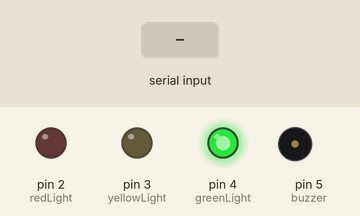
This sketch was run on a simulated Arduino Uno, built with avr-gcc and run on an emulated ATmega328P. On the bench: output pins drawn as LEDs (lit = HIGH), buzzer (waves = sounding, pin HIGH). Inputs (shaded band) come from the test bench.

Above: at 1.2 s.
1.3 s: "BUZZER:ON" received over Serial
At 7.3 s:
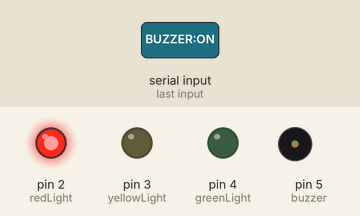
At 14.3 s:
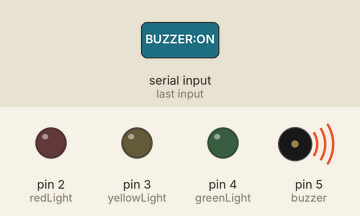
16.5 s: "GREEN:" received over Serial
29.5 s: "90,45,200\n" received over Serial
At 31.5 s:
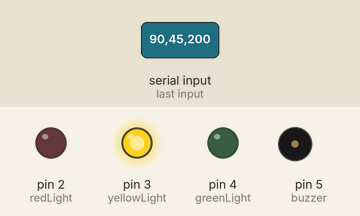
Timing chart, 0 to 35.4 s (numbered marks = the images above; inputs shaded):
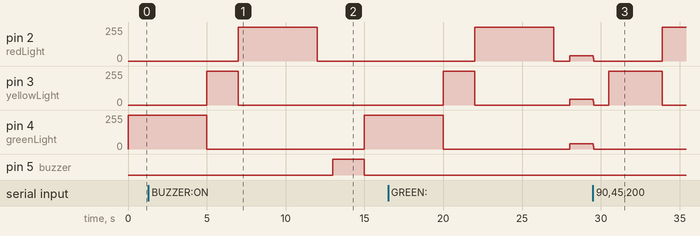

The sketch:

smart_traffic_management.ino
```cpp
int redLight = 2;
int yellowLight = 3;
int greenLight = 4;
int buzzer = 5;  // Pin for buzzer

int greenDuration = 5000;  // Default durations in milliseconds
int yellowDuration = 2000;
int redDuration = 5000;

void setup() {
  Serial.begin(9600);
  pinMode(redLight, OUTPUT);
  pinMode(yellowLight, OUTPUT);
  pinMode(greenLight, OUTPUT);
  pinMode(buzzer, OUTPUT);
}

void loop() {
  // Check for duration or buzzer update from Python
  if (Serial.available() > 0) {
    String data = Serial.readString();
    if (data.startsWith("BUZZER:ON")) {
      digitalWrite(buzzer, HIGH);
      delay(2000);  // Buzzer on for 1 second
      digitalWrite(buzzer, LOW);
    } else {
      parseDurations(data);
    }
  }

  // Normal cycle based on current duration settings
  digitalWrite(greenLight, HIGH);
  delay(greenDuration);
  digitalWrite(greenLight, LOW);

  digitalWrite(yellowLight, HIGH);
  delay(yellowDuration);
  digitalWrite(yellowLight, LOW);

  digitalWrite(redLight, HIGH);
  delay(redDuration);
  digitalWrite(redLight, LOW);
}

// Function to parse and update durations from serial input
void parseDurations(String data) {
  int greenIndex = data.indexOf("GREEN:") + 6;
  int yellowIndex = data.indexOf("YELLOW:") + 7;
  int redIndex = data.indexOf("RED:") + 4;

  greenDuration = data.substring(greenIndex, yellowIndex - 7).toInt() * 1000;
  yellowDuration = data.substring(yellowIndex, redIndex - 4).toInt() * 1000;
  redDuration = data.substring(redIndex).toInt() * 1000;
}
```

Measured:
- after the input at 1.3 s, pin 5 (buzzer): LOW → HIGH after 11.7 s, → LOW 2.0 s later
- after the input at 29.5 s, pin 2 (redLight): 41/255 → 0/255 at once, → 255/255 4.4 s later; pin 3 (yellowLight): 45/255 → 0/255 at once, → 255/255 0.99 s later, → 0/255 3.4 s later; pin 4 (greenLight): 41/255 → 0/255 at once
